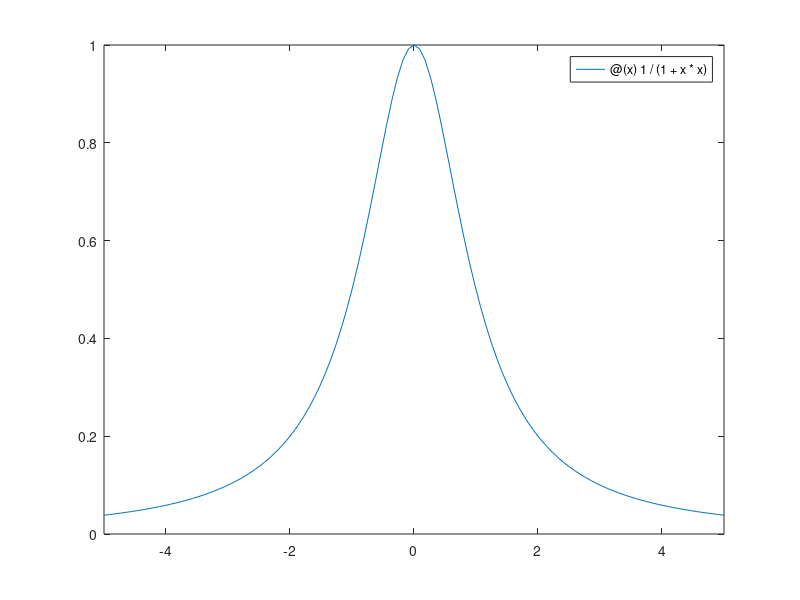

Source code (MATLAB): (Note: this script raises an error after producing the figure.)
% C)

interval=linspace(-5,5,100);
f= @(x) 1/(1+x*x);
fplot(f,[-5 5]);
hold on;

a = -5;
b = 5;

n=5;
numbers_from_0_to_4 = linspace(0,n-1,n)
interval_degree_4= arrayfun(@(x) 1/2 * cos(x*pi/n) * (b-a) + a + b ,numbers_from_0_to_4);    %linspace(-5,5,15);
f4 = arrayfun(@(x) 1/(1+x*x),interval_degree_4);
res = lagrange_barycentric(interval_degree_4,f4,interval);
plot(interval,res);



n=9;
numbers_from_0_to_8 = linspace(0,n-1,n)
interval_degree_8= arrayfun(@(x) 1/2 * cos(x*pi/n) * (b-a) + a + b ,numbers_from_0_to_8);    %linspace(-5,5,15);
f8 = arrayfun(@(x) 1/(1+x*x),interval_degree_8);
res = lagrange_barycentric(interval_degree_8,f8,interval);
plot(interval,res);


n=15;
numbers_from_0_to_14 = linspace(0,n-1,n)
interval_degree_14= arrayfun(@(x) 1/2 * cos(x*pi/n) * (b-a) + a + b ,numbers_from_0_to_14);    %linspace(-5,5,15);
f14 = arrayfun(@(x) 1/(1+x*x),interval_degree_14);
res = lagrange_barycentric(interval_degree_14,f14,interval);
plot(interval,res);
